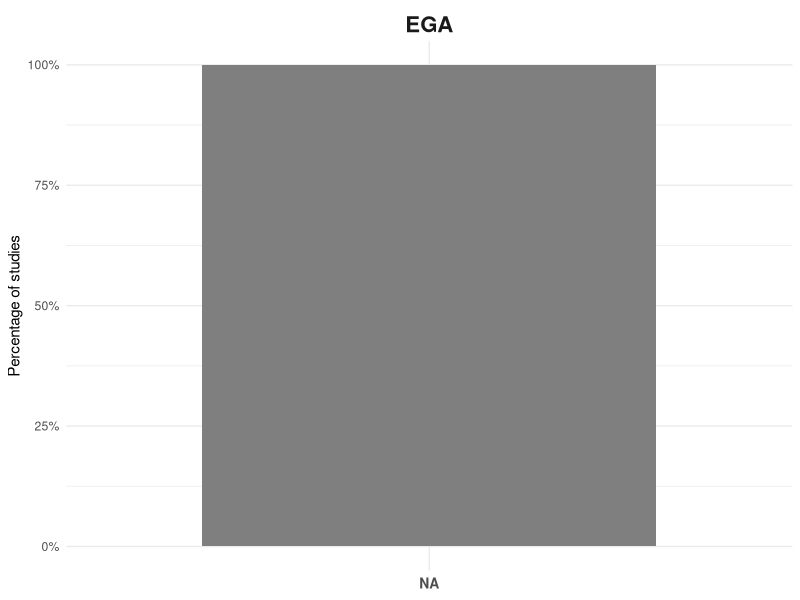

The R script that drew this image: (Note: this script raises an error after producing the figure.)
library(data.table)
library(reshape2)
library(ggplot2)
library(stringr)
library(dplyr)
library(lubridate)

# Load data
ega = fread("../ega/EGA_with_NULL.csv")
ega$total_all = length(unique(ega$ega_stable_id))
#d2 = melt(d,id.vars = c("ega_stable_id", "repository", "to_char", "total"))
dbgap = fread("../dbpgap/summary_fourth.csv")
dbgap$total = dbgap$male +  dbgap$female +  dbgap$unknown
dbgap$repository="dbGaP"
spl = str_split_fixed(str_remove(dbgap$filename,'\\.\\/data\\/'), '\\.',6)
dbgap$study_id = paste(spl[,1],spl[,2],spl[,5], sep=".")
dbgap$date = parse_date_time(dbgap$date, orders = c('mdy', 'dmy','ymd', "%d %m &y %H:%M:%S %Y"))
dbgap$year =str_split_fixed(dbgap$date, '-', 2)[,1]
dbgap2 =dbgap%>%group_by(study_id,repository)%>%
  summarise(male = sum(male),
            female = sum(female),
            unknown = sum (unknown),
            total = sum (total),
            year = max(year))
dbgap2 = subset(dbgap2, year >= 2018)
dbgap2$total_all = length(unique(dbgap2$study_id))

ega_dbgap = rbind(ega,dbgap2, fill = T)
ega_dbgap
################
# study level  #
################
unknown_only = subset(ega_dbgap, male == 0 & female == 0)
unknown_only$label = "U"

female_only = subset(subset(ega_dbgap, male == 0 & unknown == 0))
female_only$label = 'F'

male_only = subset(ega_dbgap, female == 0 & unknown == 0)
male_only$label = 'M'

female_and_male = subset(ega_dbgap, female != 0 & male != 0 & unknown == 0)
female_and_male$label = 'F&M'

female_and_unknown = subset(ega_dbgap, female != 0 & male == 0 & unknown != 0)
female_and_unknown$label = 'F&U'

male_and_unknown = subset(ega_dbgap, female == 0 & male != 0 & unknown != 0)
male_and_unknown$label = 'M&U'

female_and_male_and_unknown = subset(ega_dbgap, female != 0 & male != 0 & unknown != 0)
female_and_male_and_unknown$label = 'F&M&U'


r = rbind(unknown_only, female_only, male_only, female_and_male, female_and_unknown, male_and_unknown, female_and_male_and_unknown)
#r2 = unique(r[,c("ega_stable_id","repository","label","study_id","total_all")])

r $ c = 1


# percent
ega_dbgap_percent = unique(r %>% group_by(label, repository) %>%
                             summarise(value_percent = sum(c) / total_all))

library(RColorBrewer)
list_plot = list()
for(i in c("dbGaP", "EGA")){
  f = arrange(subset(ega_dbgap_percent, repository==i), desc(value_percent))$label
  ega_dbgap_percent$label = factor(ega_dbgap_percent$label, levels = unique(f))
  
  study_plot_percent = ggplot(subset(ega_dbgap_percent, repository ==i),
                              aes(x= label,y = value_percent, fill = label))+
    geom_bar(stat="identity", width=0.75)+
    ylab("Percentage of studies")+
    #  xlab("Sex specification in samples found in the study")+
    theme_minimal()+
    facet_grid(~repository)+
    scale_y_continuous(labels=scales::percent) +
    scale_fill_manual(values = brewer.pal(7,"Set2"),
                      breaks = c("U","F&M","F&M&U","F","M","M&U","F&U"),
                      labels = c("U","F&M","F&M&U","F","M","M&U","F&U"))+
    theme(legend.position = "none",
          axis.text.x = element_text(size = 10, face = "bold"),
          axis.title.x = element_blank(),#text(size = 12),
          strip.text = element_text(size = 16, face = "bold"))
  
  list_plot[[i]] = study_plot_percent
}
study_plot_percent



############
# BOXPLOTS
############
r2 = r  %>% group_by(repository, study_id)%>%
  mutate(female_prop = female/total*100,
         male_prop = male/total*100,
         unk_prop = unknown/total*100)
r2_m = melt(r2, measure.vars = c("female_prop", "male_prop", "unk_prop"))




library(ggpubr)
r2_m$variable = as.character(r2_m$variable)
r2_m$variable2 = ifelse(r2_m$variable=="female_prop", "female", ifelse(r2_m$variable=="male_prop", 'male', 'unknown'))


bp_prop1_dbgap = ggboxplot(subset(r2_m, !label %in% c("M", "U", "F") &
                              !(label == "F&M" & variable == "unk_prop" )&
                              !(label == "F&U" & variable == "male_prop" )&
                              !(label == "M&U" & variable == "female_prop" ) & 
                              label == "F&M" & repository =="dbGaP"),
                     x = "variable2",
                     y = "value",
                     fill = "variable",scales="free_x",drop = T,
                     palette = c("#20639b", "#3caea3","#f6d55c"),
                     facet.by=c("label"),
                     xlab = "Biological sex classification",
                     ylab = "Percentage of samples in individual studies") +
  stat_compare_means(comparison = list( c("female", "male")),
                     method="wilcox.test",
                     paired = T,
                     label = "p.signif") + 
  theme_minimal()+
  theme(
    strip.background.y  = element_blank(),
    strip.text.y = element_blank(),
    strip.text.x = element_text(size = 15, face = "bold"),
    legend.position = "none",
    axis.text.x = element_text(size = 10, face = "bold")
  )+ylim(0,140)
bp_prop1_dbgap


bp_prop2_dbgap = ggboxplot(subset(r2_m, !label %in% c("M", "U", "F") &
                              !(label == "F&M" & variable == "unk_prop" )&
                              !(label == "F&U" & variable == "male_prop" )&
                              !(label == "M&U" & variable == "female_prop" ) & 
                              label == "F&U" & repository =="dbGaP"),
                     x = "variable2",
                     y = "value",
                     fill = "variable",scales="free_x",drop = T,
                     palette = c("#20639b", "#f6d55c"),
                     facet.by=c("repository","label"),
                     xlab = "Biological sex classification",
                     ylab = "Percentage of samples") +
  stat_compare_means(comparison = list( c("female", "unknown")),
                     method="wilcox.test",
                     paired = T,
                     label = "p.signif") + 
  theme_minimal()+
  theme(
    strip.background.y  = element_blank(),
    strip.text.y = element_blank(),
    axis.title.y = element_blank(),
    axis.text.y = element_blank(),
    axis.ticks.y = element_blank(),
    strip.text.x = element_text(size = 15, face = "bold"),
    legend.position = "none"
  )+ylim(0,140)
bp_prop2_dbgap


bp_prop3_dbgap = ggboxplot(subset(r2_m, !label %in% c("M", "U", "F") &
                              !(label == "F&M" & variable == "unk_prop" )&
                              !(label == "F&U" & variable == "male_prop" )&
                              !(label == "M&U" & variable == "female_prop" ) & 
                              label == "M&U"& repository=="dbGaP"),
                     x = "variable2",
                     y = "value",
                     fill = "variable",scales="free_x",drop = T,
                     palette = c("#3caea3", "#f6d55c"),
                     facet.by=c("repository","label"),
                     xlab = "Biological sex classification",
                     ylab = "Percentage of samples") +
  stat_compare_means(comparison = list( c("male", "unknown")),
                     method="wilcox.test",
                     paired = T,
                     label = "p.signif") + 
  theme_minimal()+
  theme(
    strip.background.y  = element_blank(),
    strip.text.y = element_blank(),
    axis.title.y = element_blank(),
    axis.text.y = element_blank(),
    axis.ticks.y = element_blank(),
    strip.text.x = element_text(size = 15, face = "bold"),
    legend.position = "none"
  )+ylim(0,140)

bp_prop3_dbgap

bp_prop4_dbgap = ggboxplot(subset(r2_m, !label %in% c("M", "U", "F") &
                              !(label == "F&M" & variable == "unk_prop" )&
                              !(label == "F&U" & variable == "male_prop" )&
                              !(label == "M&U" & variable == "female_prop" ) & 
                              label == "F&M&U"&repository == "dbGaP"),
                     x = "variable2",
                     y = "value",
                     fill = "variable",scales="free_x",drop = T,
                     palette = c("#20639b","#3caea3", "#f6d55c"),
                     facet.by=c("repository","label"),
                     xlab = "Biological sex classification",
                     ylab = "Percentage of samples") +
  stat_compare_means(comparison = list( c("male", "unknown"),
                                        c("male", "female"),
                                        c("female", "unknown")),
                     method="wilcox.test",
                     paired = T,
                     label = "p.signif") +
  theme_minimal()+
  theme(
       axis.title.y = element_blank(),
    axis.text.y = element_blank(),
    axis.ticks.y = element_blank(),
    strip.text.x = element_text(size = 15, face = "bold"),
    legend.position = "none"
  )+ylim(0,140)

bp_prop4_dbgap



# ega


bp_prop1_ega = ggboxplot(subset(r2_m, !label %in% c("M", "U", "F") &
                                    !(label == "F&M" & variable == "unk_prop" )&
                                    !(label == "F&U" & variable == "male_prop" )&
                                    !(label == "M&U" & variable == "female_prop" ) & 
                                    label == "F&M" & repository =="EGA"),
                           x = "variable2",
                           y = "value",
                           fill = "variable",scales="free_x",drop = T,
                           palette = c("#20639b", "#3caea3","#f6d55c"),
                           facet.by=c("label"),
                           xlab = "Biological sex classification",
                           ylab = "Percentage of samples in individual studies") +
  stat_compare_means(comparison = list( c("female", "male")),
                     method="wilcox.test",
                     paired = T,
                     label = "p.signif") + 
  theme_minimal()+
  theme(
    strip.background.y  = element_blank(),
    strip.text.y = element_blank(),
    strip.text.x = element_text(size = 15, face = "bold"),
    legend.position = "none",
    axis.text.x = element_text(size = 10, face = "bold")
  )+ylim(0,140)
bp_prop1_ega


bp_prop2_ega = ggboxplot(subset(r2_m, !label %in% c("M", "U", "F") &
                                    !(label == "F&M" & variable == "unk_prop" )&
                                    !(label == "F&U" & variable == "male_prop" )&
                                    !(label == "M&U" & variable == "female_prop" ) & 
                                    label == "F&U" & repository =="EGA"),
                           x = "variable2",
                           y = "value",
                           fill = "variable",scales="free_x",drop = T,
                           palette = c("#20639b", "#f6d55c"),
                           facet.by=c("repository","label"),
                           xlab = "Biological sex classification",
                           ylab = "Percentage of samples") +
  stat_compare_means(comparison = list( c("female", "unknown")),
                     method="wilcox.test",
                     paired = T,
                     label = "p.signif") + 
  theme_minimal()+
  theme(
    strip.background.y  = element_blank(),
    strip.text.y = element_blank(),
    axis.title.y = element_blank(),
    axis.text.y = element_blank(),
    axis.ticks.y = element_blank(),
    strip.text.x = element_text(size = 15, face = "bold"),
    legend.position = "none"
  )+ylim(0,140)
bp_prop2_ega


bp_prop3_ega = ggboxplot(subset(r2_m, !label %in% c("M", "U", "F") &
                                    !(label == "F&M" & variable == "unk_prop" )&
                                    !(label == "F&U" & variable == "male_prop" )&
                                    !(label == "M&U" & variable == "female_prop" ) & 
                                    label == "M&U"& repository=="EGA"),
                           x = "variable2",
                           y = "value",
                           fill = "variable",scales="free_x",drop = T,
                           palette = c("#3caea3", "#f6d55c"),
                           facet.by=c("repository","label"),
                           xlab = "Biological sex classification",
                           ylab = "Percentage of samples") +
  stat_compare_means(comparison = list( c("male", "unknown")),
                     method="wilcox.test",
                     paired = T,
                     label = "p.signif") + 
  theme_minimal()+
  theme(
    strip.background.y  = element_blank(),
    strip.text.y = element_blank(),
    axis.title.y = element_blank(),
    axis.text.y = element_blank(),
    axis.ticks.y = element_blank(),
    strip.text.x = element_text(size = 15, face = "bold"),
    legend.position = "none"
  )+ylim(0,140)

bp_prop3_ega

bp_prop4_ega = ggboxplot(subset(r2_m, !label %in% c("M", "U", "F") &
                                    !(label == "F&M" & variable == "unk_prop" )&
                                    !(label == "F&U" & variable == "male_prop" )&
                                    !(label == "M&U" & variable == "female_prop" ) & 
                                    label == "F&M&U"&repository == "EGA"),
                           x = "variable2",
                           y = "value",
                           fill = "variable",scales="free_x",drop = T,
                           palette = c("#20639b","#3caea3", "#f6d55c"),
                           facet.by=c("repository","label"),
                           xlab = "Biological sex classification",
                           ylab = "Percentage of samples") +
  stat_compare_means(comparison = list( c("male", "unknown"),
                                        c("male", "female"),
                                        c("female", "unknown")),
                     method="wilcox.test",
                     paired = T,
                     label = "p.signif") +
  theme_minimal()+
  theme(
    axis.title.y = element_blank(),
    axis.text.y = element_blank(),
    axis.ticks.y = element_blank(),
    strip.text.x = element_text(size = 15, face = "bold"),
    legend.position = "none"
  )+ylim(0,140)

bp_prop4_ega


##########################
# PLOTTTTTTTTTTTTTT
#########################

library(cowplot)
P1 = plot_grid(list_plot[[1]]+theme(axis.title.x = element_text(size = 12))+xlab("Studies classification"),
               list_plot[[2]]+theme(axis.title.x = element_text(size = 12))+xlab("Studies classification"),
               align = "h", labels=c("A","B"))

library(grid)
library(gridExtra)
#x.grob <- textGrob("Studies classification", 
#                   gp=gpar(  fontsize=10))

#add to plot

#P1 = grid.arrange(arrangeGrob(pp,  bottom = x.grob))



cp_dbgap = cowplot::plot_grid(bp_prop1_dbgap+theme(
  axis.title.x = element_blank(),
 # axis.text.x = element_blank(),
  axis.title.y = element_blank()),
  bp_prop2_dbgap+theme(
 #   axis.text.x = element_blank(),
    axis.title.x = element_blank()),
  bp_prop3_dbgap+theme(
    axis.title.x = element_blank(),
  #  axis.text.x = element_text(size=13, color = "black"),
    axis.text.y = element_text()),
  bp_prop4_dbgap+theme(
    axis.title.x = element_blank(),
   # axis.text.x = element_text(size=13, color = "black"),
    strip.text.y=element_blank()), 
  ncol = 2,
  align = "hv",label_x = "bb")

cp_dbgap

x.grob2 <- textGrob("Biological sex classification", 
                    gp=gpar( fontsize=12))
y.grob2 <- textGrob("Percentage of samples in individual studies", 
                    gp=gpar( fontsize=12), rot = 90)

#add to plot

P2 = grid.arrange(arrangeGrob(cp_dbgap,
                              bottom = x.grob2,
                              left = y.grob2,
                              top=textGrob("dbGaP",
                                           gp=gpar( fontsize=16, fontface="bold"))))



cp_ega = cowplot::plot_grid(bp_prop1_ega+theme(
  axis.title.x = element_blank(),
 # axis.text.x = element_blank(),
  axis.title.y = element_blank()),
  bp_prop2_ega+theme(
  #  axis.text.x = element_blank(),
    axis.title.x = element_blank()),
  bp_prop3_ega+theme(
    axis.title.x = element_blank(),
 #   axis.text.x = element_text(size=13, color = "black"),
    axis.text.y = element_text()),
  bp_prop4_ega+theme(
    axis.title.x = element_blank(),
  #  axis.text.x = element_text(size=13, color = "black"),
    strip.text.y=element_blank()), 
  ncol = 2,
  align = "hv",label_x = "bb")

cp_ega

x.grob2 <- textGrob("Biological sex classification", 
                    gp=gpar( fontsize=12))


#add to plot

P3 = grid.arrange(arrangeGrob(cp_ega,  bottom = x.grob2,
                              left = y.grob2,
                              top=textGrob("EGA",
                                           gp=gpar( fontsize=16, fontface="bold"))))
#add to plot



png('../figures/figure2.png',
    width = 2500, height = 2300, res = 250)
plot_grid(list_plot[[1]]+theme(axis.title.x = element_text(size = 12))+xlab("Studies classification"),
          list_plot[[2]]+theme(axis.title.x = element_text(size = 12))+xlab("Studies classification"),
          NULL,
          NULL,
          P2,
          P3, #plot_grid(P2,P3,ncol= 2,labels = c("B", "C") ),
          ncol = 2,
          labels = c("A", "B", "C","D", "",""),label_size = 18,
          rel_heights = c(1,0.1,1.5,1,0.1,1.5), align = "hv")
dev.off()
